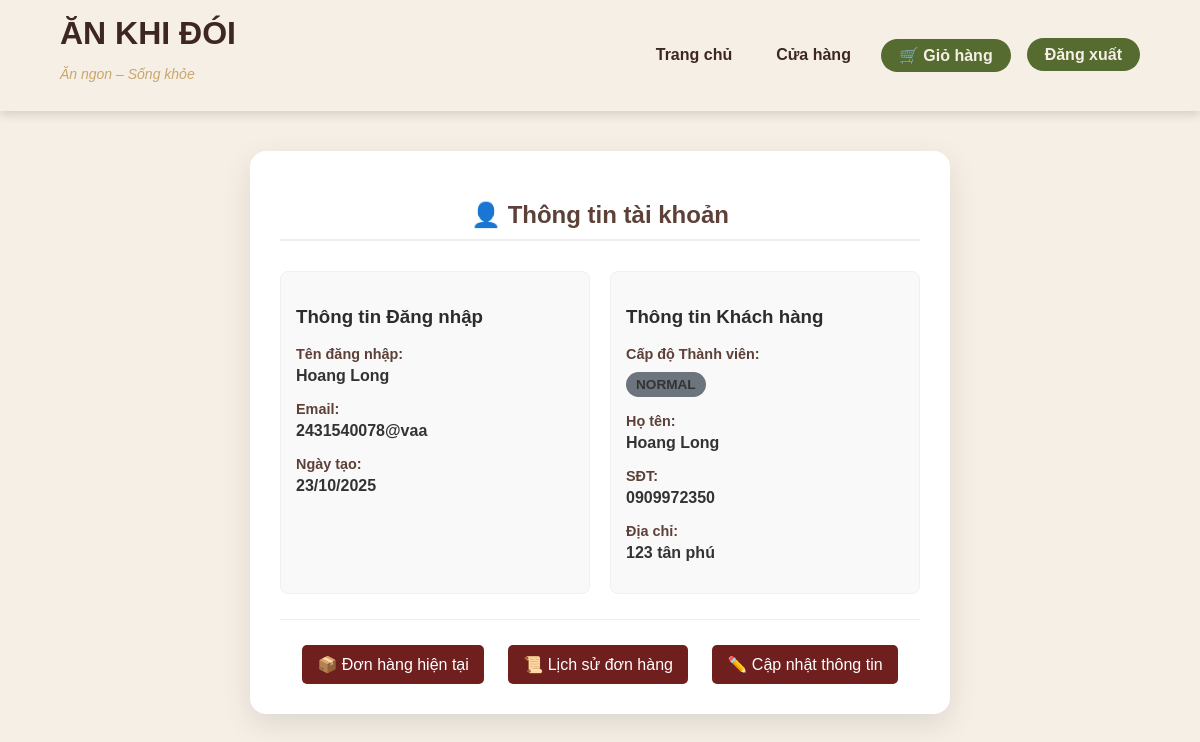
/account/account.php (signed in), run on the app's committed database.
### tables this page shows
CREATE TABLE `customers` (
  `id` int(10) UNSIGNED NOT NULL,
  `user_id` int(10) UNSIGNED NOT NULL,
  `full_name` varchar(255) DEFAULT NULL,
  `phone` varchar(20) DEFAULT NULL,
  `address` text DEFAULT NULL,
  `membership` enum('normal','silver','gold','vip') DEFAULT 'normal',
  `created_at` timestamp NOT NULL DEFAULT current_timestamp()
);

CREATE TABLE `users` (
  `id` int(10) UNSIGNED NOT NULL,
  `username` varchar(50) NOT NULL,
  `password` varchar(255) NOT NULL,
  `email` varchar(100) DEFAULT NULL,
  `token` varchar(50) DEFAULT NULL,
  `created_at` timestamp NOT NULL DEFAULT current_timestamp()
);

### account/account.php (the view, shortened to what this page needs)
<?php
include '../config.php';
$username = $_SESSION['username'];
$user_data = null;
$customer_data = [
    'full_name' => 'Chưa cập nhật',
    'phone' => 'Chưa cập nhật',
    'address' => 'Chưa cập nhật',
    'membership' => 'normal'
];
$stmt = $conn->prepare("
    SELECT
        u.*,
        c.full_name,
        c.phone,
        c.address,
        c.membership
    FROM users u
    LEFT JOIN customers c ON u.id = c.user_id
    WHERE u.username = ? LIMIT 1
");
if ($stmt) {
    $stmt->bind_param("s", $username);
    $stmt->execute();
    $result = $stmt->get_result();
    if ($result->num_rows > 0) {
        $data = $result->fetch_assoc();
        $user_data = $data;
        if ($data['full_name'] !== null) {
            $customer_data['full_name'] = $data['full_name'];
            $customer_data['phone'] = $data['phone'];
            $customer_data['address'] = $data['address'];
        }
        $customer_data['membership'] = $data['membership'] ?? 'normal';
    }
}
?>
<!DOCTYPE html>
<html lang="vi">
<head>
    <link rel="stylesheet" href="../main.css">
</head>
<body>
    <header>
      <div class="container">
        <div class="logo">
          <h1>ĂN KHI ĐÓI</h1>
          <p>Ăn ngon – Sống khỏe</p>
        </div>
        <nav class="menu">
          <div class="item"><a href="../index.php">Trang chủ</a></div>
          <div class="item"><a href="../store.php">Cửa hàng</a></div>
          <div class="item"><a href="../view_cart.php">🛒 Giỏ hàng</a></div>
          <div class="item"><a href="../logout.php">Đăng xuất</a></div>
        </nav>
      </div>
    </header>
    <div class="account-container">
        <h2>👤 Thông tin tài khoản</h2>
        <div class="info-grid">
            <div class="info-card">
                <h3>Thông tin Đăng nhập</h3>
                <p><strong>Tên đăng nhập:</strong> <span><?= htmlspecialchars($user_data['username']); ?></span></p>
                <p><strong>Email:</strong> <span><?= htmlspecialchars($user_data['email']); ?></span></p>
                <p><strong>Ngày tạo:</strong> <span><?= date('d/m/Y', strtotime($user_data['created_at'])); ?></span></p>
            </div>
            <div class="info-card">
                <h3>Thông tin Khách hàng</h3>
                <p>
                    <strong>Cấp độ Thành viên:</strong>
                    <span class="membership-badge membership-<?= strtolower($customer_data['membership']); ?>">
                        <?= ucfirst(htmlspecialchars($customer_data['membership'])); ?>
                    </span>
                </p>
                <p><strong>Họ tên:</strong> <span><?= htmlspecialchars($customer_data['full_name']); ?></span></p>
                <p><strong>SĐT:</strong> <span><?= htmlspecialchars($customer_data['phone']); ?></span></p>
                <p><strong>Địa chỉ:</strong> <span><?= htmlspecialchars($customer_data['address']); ?></span></p>
            </div>
        </div>
        <hr style="border: 0; height: 1px; background: #eee; margin: 25px 0;">
        <div class="account-actions" style="text-align:center;">
            <a href="order.php">📦 Đơn hàng hiện tại</a>
            <a href="order_history.php">📜 Lịch sử đơn hàng</a>
            <a href="edit_profile.php">✏️ Cập nhật thông tin</a>
        </div>
    </div>
</body>
</html>

### main.css (style rules this page uses)
* { box-sizing: border-box; font-family: "Poppins", sans-serif; }
body { margin: 0; background: #f5efe6; color: #2c2c2c; }
header { background: #f5efe6; box-shadow: 0 3px 10px rgba(0, 0, 0, 0.15); position: sticky; top: 0; z-index: 1000; }
header .container { width: 90%; max-width: 1200px; margin: 0 auto; padding: 15px 0; display: flex; justify-content: space-between; align-items: center; flex-wrap: wrap; }
.logo h1 { margin: 0; color: #3e2723; font-size: 32px; font-weight: 800; }
.logo p { color: #c9a66b; font-size: 14px; font-style: italic; }
nav { display: flex; gap: 16px; flex-wrap: wrap; }
nav a { color: #3e2723; text-decoration: none; font-weight: 600; padding: 8px 14px; border-radius: 8px; transition: all 0.25s ease; }
nav a[href*="cart"], nav a[href*="account"], nav a[href*="login"], nav a[href*="logout"], nav a[href*="register"] { background: #556b2f; color: #f5efe6; border-radius: 20px; padding: 8px 18px; }

### account/account.php (style rules this page uses)
.account-container { max-width: 700px; margin: 40px auto; padding: 30px; border: none; border-radius: 16px; background: #ffffff; box-shadow: 0 10px 30px rgba(0,0,0,0.1); }
.account-container h2 { text-align: center; margin-bottom: 30px; color: #5d4037; border-bottom: 2px solid #eee; padding-bottom: 10px; }
.info-grid { display: grid; grid-template-columns: 1fr 1fr; gap: 20px; margin-bottom: 20px; }
.info-card { padding: 15px; border: 1px solid #f0f0f0; border-radius: 8px; background-color: #f9f9f9; }
.info-card strong { display: block; color: #5d4037; margin-bottom: 5px; font-size: 0.9em; }
.info-card span { font-weight: 600; color: #333; }
.membership-badge { padding: 5px 10px; border-radius: 15px; font-weight: bold; color: white; text-transform: uppercase; font-size: 0.85em; display: inline-block; margin-top: 5px; }
.membership-normal { background-color: #6c757d; }
.account-actions a { display: inline-block; margin: 0 10px; padding: 10px 15px; background-color: #701f1f; color: white; border-radius: 5px; text-decoration: none; transition: background-color 0.3s; }

### data on the page
customers: user.username "Hoang Long", user.email "2431540078@vaa", user.created_at "23/10/2025", membership "NORMAL", full_name "Hoang Long", phone "0909972350", address "123 tân phú"
